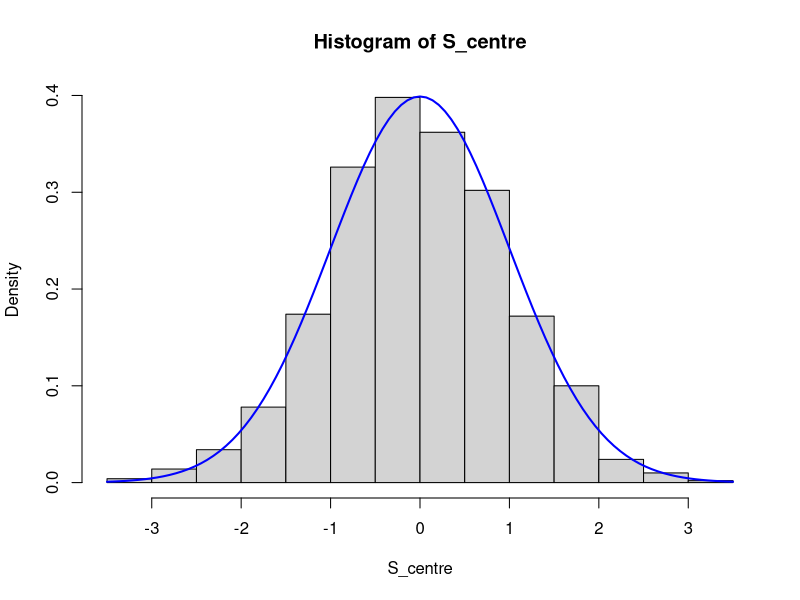

This figure's R source:
# TP3 - Loi uniforme discrète

# simulation d'un dé lancé n fois
n = 100
X = floor(6 * runif(n) + 1)

mean(X)
var(X)


# histogramme de 100 dés (chaque dé est en réalité la moyenne de n lancés)
k = 1000
S = numeric(k)

for (i in 1:k) {
  X = floor(6*runif(n) + 1)
  S[i] = mean(X)
}

#hist(S, prob = T)
#mean(S)

S_centre = (S-3.5)/(sqrt(35/(12*n)))
hist(S_centre, prob = T)
curve(dnorm(x), col ="blue", lwd = 2, add = T)